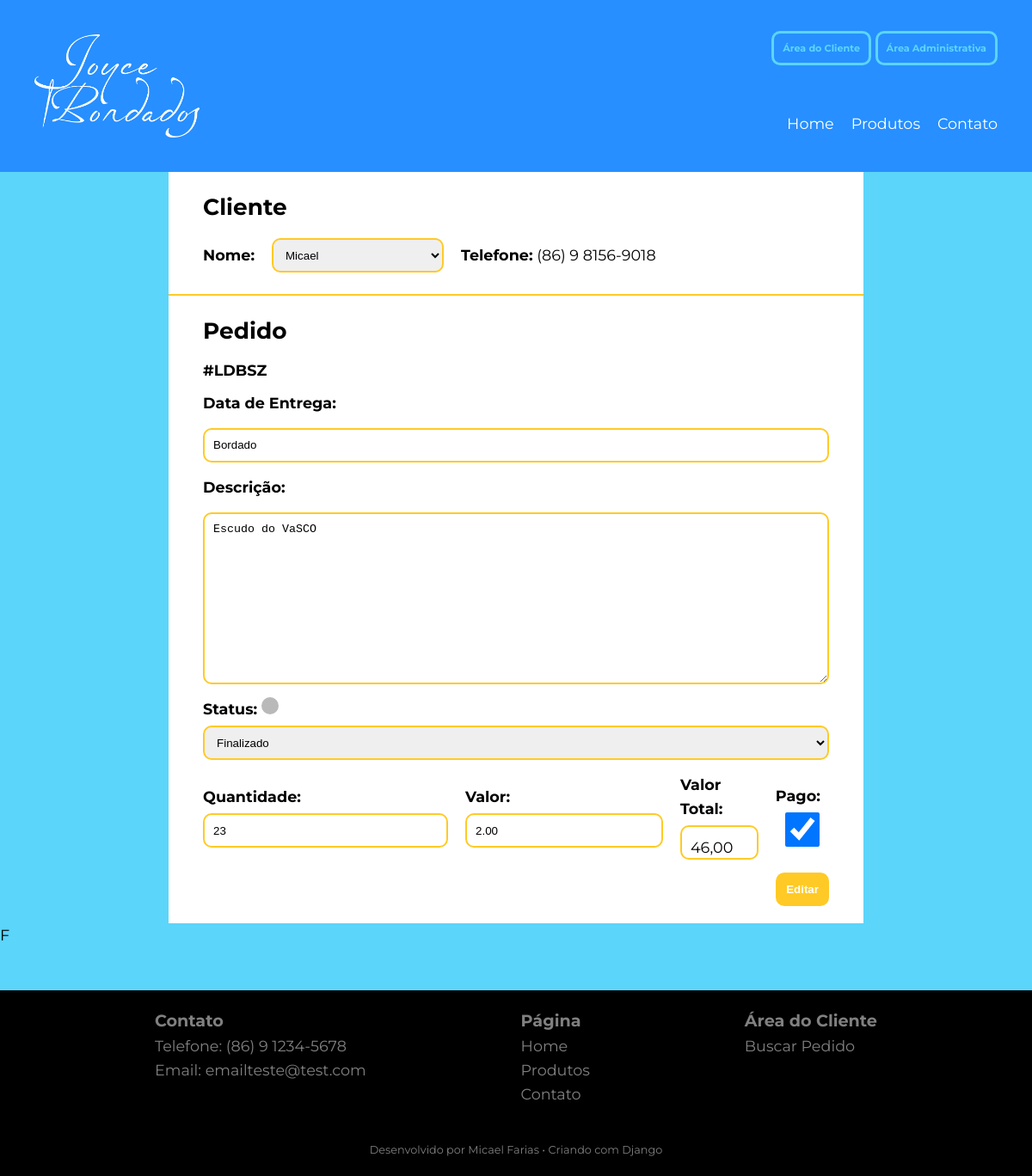
The app's page /profile/pedidos/4, older data.
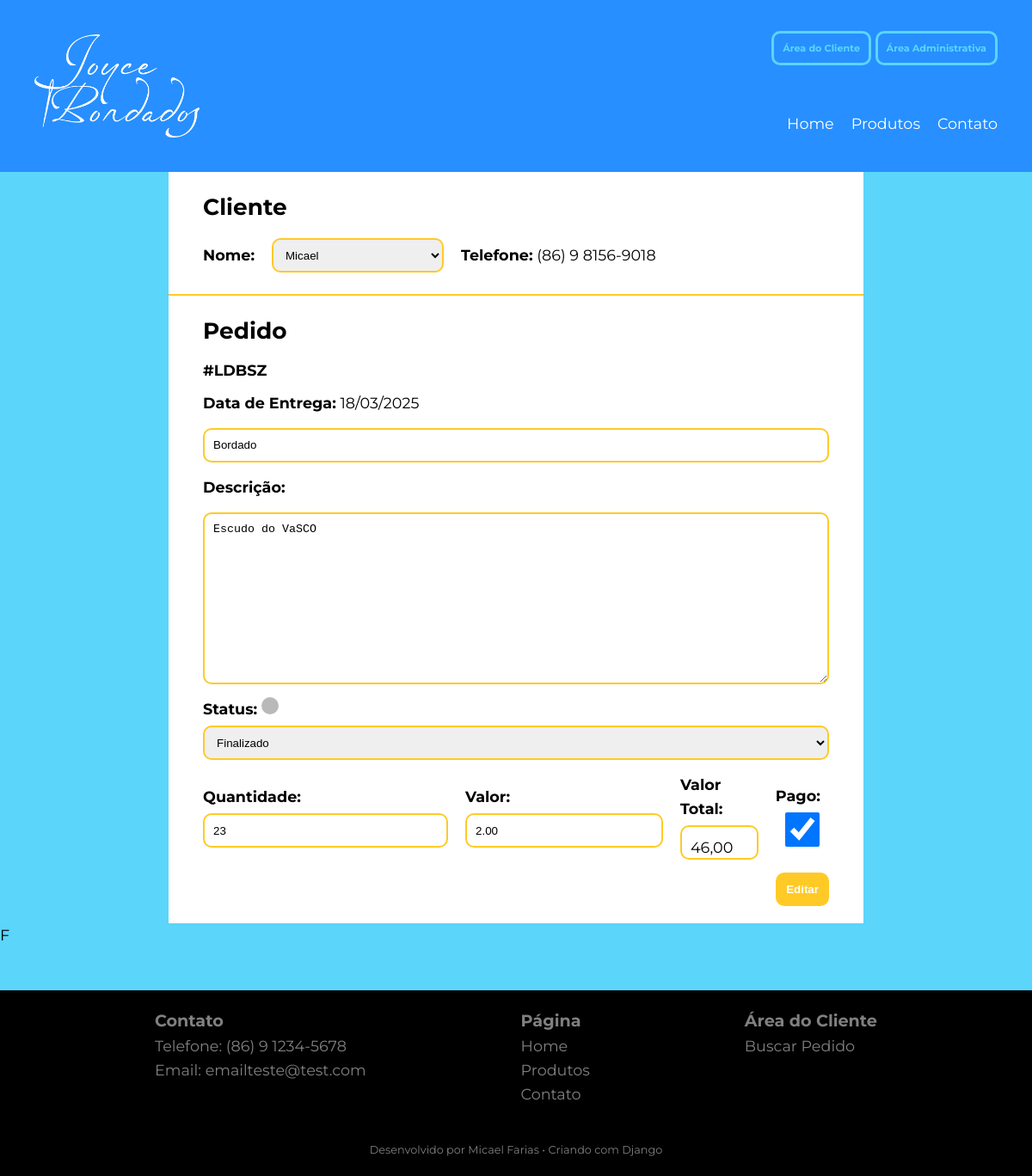
The same page, newer data.
### empresa/models.py (models this page shows, shortened)
class Pedido(models.Model):
    codigo = models.CharField(
        max_length=5, unique=True, blank=True, null=True)
    cliente = models.ForeignKey(Cliente, on_delete=models.CASCADE)
    data = models.DateTimeField(auto_now_add=True)
    data_update = models.DateTimeField(auto_now=True)
    data_entrega = models.DateField(blank=True, null=True)
    produto = models.CharField(max_length=100)
    quantidade = models.IntegerField()
    valor = models.DecimalField(max_digits=10, decimal_places=2)
    valor_total = models.DecimalField(
        max_digits=10, decimal_places=2, blank=True, null=True)
    observacao = models.TextField(blank=True, null=True)
    status = models.CharField(max_length=100, choices=(
        ('0-pendente', 'Pendente'),
        ('1-producao', 'Produção'),
        ('2-pronto', 'Pronto para entrega'),
        ('3-entregue', 'Finalizado')), blank=True, null=True, default='0-pendente',
    )
    pago = models.BooleanField(default=False)

class Cliente(models.Model):
    nome = models.CharField(max_length=100)
    numero = models.CharField(max_length=15)
    def __str__(self):
        return self.nome

### empresa/views.py (the view)
# urls.py: path('pedidos/<int:pk>', PedidodetailView, name='detail-pedido'),
def PedidodetailView(request, pk):
    dados = Empresa.objects.get(pk=1)
    pedido = Pedido.objects.get(pk=pk)
    form = PedidosForm(instance=pedido)
    return render(request, 'joycebordados/pedido-detail.html', {'dados': dados, 'pedido': pedido, 'form': form})

### empresa/forms.py
class PedidosForm(forms.ModelForm):
    class Meta:
        model = Pedido
        fields = '__all__'

### joycebordados/templatetags/filtros.py (called while the page is built)
@register.filter
def formatar_telefone(telefone):
    telefone = str(telefone)  # Garantir que o telefone seja uma string
    return f"({telefone[:2]}) {telefone[2:3]} {telefone[3:7]}-{telefone[7:]}"

### joycebordados/templates/joycebordados/pedido-detail.html (shortened to what this page needs)
{% extends 'global/base.html' %}
{% block main %}
  {% load filtros %}
  <form method="post" action="{% url 'empresa:pedido-edit' pk=pedido.pk %}">
    <div class="pedido-detail-conteiner">
      <div class="cliente">
        <h2>Cliente</h2>
        <div class="dados">
          <span>
            <strong>Nome:</strong></span> {{ form.cliente }}
          <p>
            <strong>Telefone:</strong> {{ pedido.cliente.numero|formatar_telefone }}
          </p>
        </div>
      </div>
      <hr />
      <div class="pedido">
        <h2>Pedido</h2><p class="cod-pedido">
          <strong>#{{ pedido.codigo }}</strong>
        </p>
        <p>
          <strong>Data de Entrega:</strong>
          {{ pedido.data_entrega|date:'d/m/Y' }}
        </p>
        <p>
          <strong>{{ form.produto }}</strong>
        </p>
        <p>
          <strong>Descrição:</strong>
        </p>
        {{ form.observacao }}
        <p>
          <strong>Status:</strong>
          <strong class="dot active {% if pedido.status.0 == '1' %}
              red
            {% elif pedido.status.0 == '2' %}
              gren
            {% elif pedido.status.0 == '3' %}
              gray
            {% endif %}">
          </strong>
          {{ form.status }}
        </p>
        <div class="valores">
          <span>
            <strong>Quantidade:</strong>
            {{ form.quantidade }}
          </span>
          <span>
            <strong>Valor:</strong>
            {{ form.valor }}
          </span>
          <span>
            <strong>Valor Total:</strong>
            <p class="valortot">{{ pedido.valor_total }}</p>
          </span>
          <span>
            <strong>Pago:</strong>
            {{ form.pago }}
          </span>
        </div>
        <button type="submit">Editar</button>
      </div>
    </div>
  </form>F
{% endblock %}

Row changes from the older to the newer data that the page shows:
changed Pedido "LDBSZ": data_entrega (not shown) → "18/03/2025"
